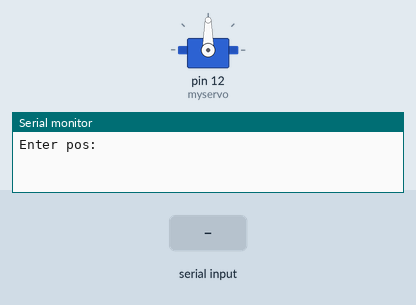
A sketch run on a simulated Arduino Uno, built with avr-gcc and run on an emulated ATmega328P. Parts: servo, the last lines printed to the serial monitor. Inputs (shaded band) come from the test bench.

Above: at 1.2 s.
1.3 s: "30,150\n" received over Serial
At 2.9 s:
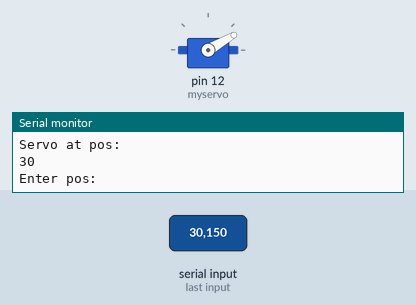
3.8 s: "0\n" received over Serial
At 5.8 s:
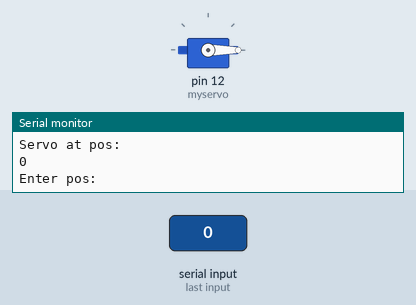
6.3 s: "90,45\n" received over Serial
At 7.8 s:
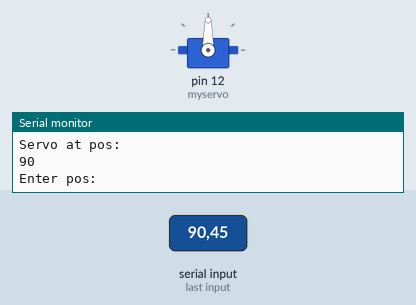
Timing chart, 0 to 9.3 s (numbered marks = the images above; inputs shaded):
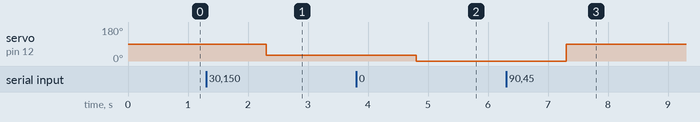

Measured:
- after the input at 1.3 s, servo on pin 12 (myservo): 90° → 30° after 1.0 s
- after the input at 3.8 s, servo on pin 12 (myservo): 30° → 0° after 1.0 s
- after the input at 6.3 s, servo on pin 12 (myservo): 0° → 90° after 1.0 s

The sketch:

serialcontrolsimple.ino
```cpp
//This is the code that i showed during our meeting. To wire the driver for the acctuator to the arduino,
//attach one of the - terminals of the driver to a GND pin on the arduino.
//Then attach the RC pin of the driver to pin 9 of the arduino. Then connect the other - terminal and the + terminal of the driver to a 12V supply.
//There is an ac to 12VDC wall converter in one of our boxes. This works fine.
//To use the code, first upload it to the baord then go to tools and select serial monitor.
//from the serial monitor you can type what position you want the acctuator to go to.


#include<Servo.h>
Servo myservo;

int pos;

void setup(){
  Serial.begin(9600);
  myservo.attach(12);


}
void loop(){
  Serial.println("Enter pos:");
  while(Serial.available() == 0){}
  pos = Serial.readString().toInt();
  if(pos>=0 && pos <= 180){
    myservo.write(pos);
    Serial.println("Servo at pos:");
    Serial.println(pos);
  }
else{
  Serial.println("invalid");
}
}
```
